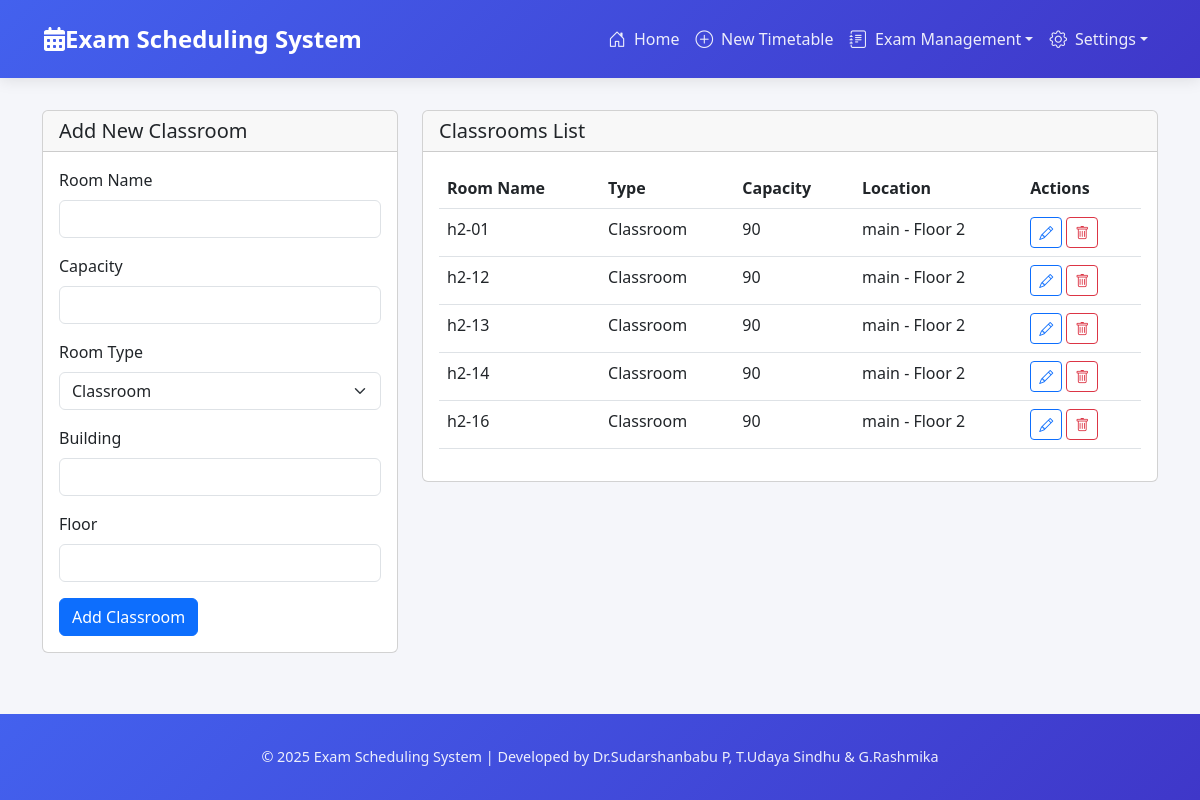
The page /welcome/classrooms/ on the database its author committed.
### exams/models.py (models this page shows, shortened)
class Classroom(models.Model):
    ROOM_TYPES = [
        ('classroom', 'Classroom'),
        ('laboratory', 'Laboratory'),
        ('conference', 'Conference Room'),
        ('auditorium', 'Auditorium'),
    ]
    name = models.CharField(max_length=100)
    capacity = models.IntegerField(validators=[MinValueValidator(1)])
    room_type = models.CharField(max_length=20, choices=ROOM_TYPES, default='classroom')
    building = models.CharField(max_length=100)
    floor = models.CharField(max_length=50)
    coordinates = models.JSONField(default=dict)  # For internal campus map
    created_at = models.DateTimeField(auto_now_add=True)
    updated_at = models.DateTimeField(auto_now=True)
    class Meta:
        ordering = ['building', 'floor', 'name']
        unique_together = ['name', 'building']

### exams/views.py (the view, shortened to what this page needs)
# urls.py: path('classrooms/', views.manage_classrooms, name='manage_classrooms'),
def manage_classrooms(request):
    rooms = Classroom.objects.all()
    return render(request, 'exams/manage_classrooms.html', {'rooms': rooms})

### templates/exams/manage_classrooms.html (shortened to what this page needs)
{% extends 'base.html' %}
{% block content %}
<div class="row">
    <div class="col-md-4">
        <div class="card">
            <div class="card-header">
                <h5 class="card-title mb-0">Add New Classroom</h5>
            </div>
            <div class="card-body">
                <form method="post">
                    <div class="mb-3">
                        <label for="name" class="form-label">Room Name</label>
                        <input type="text" class="form-control" id="name" name="name" required>
                    </div>
                    <div class="mb-3">
                        <label for="capacity" class="form-label">Capacity</label>
                        <input type="number" class="form-control" id="capacity" name="capacity" required min="1">
                    </div>
                    <div class="mb-3">
                        <label for="room_type" class="form-label">Room Type</label>
                        <select class="form-select" id="room_type" name="room_type" required>
                            <option value="classroom">Classroom</option>
                        </select>
                    </div>
                    <div class="mb-3">
                        <label for="building" class="form-label">Building</label>
                        <input type="text" class="form-control" id="building" name="building" required>
                    </div>
                    <div class="mb-3">
                        <label for="floor" class="form-label">Floor</label>
                        <input type="text" class="form-control" id="floor" name="floor" required>
                    </div>
                    <button type="submit" class="btn btn-primary">Add Classroom</button>
                </form>
            </div>
        </div>
    </div>
    <div class="col-md-8">
        <div class="card">
            <div class="card-header">
                <h5 class="card-title mb-0">Classrooms List</h5>
            </div>
            <div class="card-body">
                <div class="table-responsive">
                    <table class="table table-hover">
                        <thead>
                            <tr>
                                <th>Room Name</th>
                                <th>Type</th>
                                <th>Capacity</th>
                                <th>Location</th>
                                <th>Actions</th>
                            </tr>
                        </thead>
                        <tbody>
                            {% for room in rooms %}
                            <tr>
                                <td>{{ room.name }}</td>
                                <td>{{ room.get_room_type_display }}</td>
                                <td>{{ room.capacity }}</td>
                                <td>{{ room.building }} - Floor {{ room.floor }}</td>
                                <td>
                                    <button class="btn btn-sm btn-outline-primary edit-room"
                                            data-id="{{ room.id }}"
                                            data-name="{{ room.name }}"
                                            data-capacity="{{ room.capacity }}"
                                            data-type="{{ room.room_type }}"
                                            data-building="{{ room.building }}"
                                            data-floor="{{ room.floor }}">
                                        <i class="bi bi-pencil"></i>
                                    </button>
                                    <form method="post" class="d-inline">
                                        <button type="submit" class="btn btn-sm btn-outline-danger"
                                                onclick="return confirm('Are you sure you want to delete this classroom?')">
                                            <i class="bi bi-trash"></i>
                                        </button>
                                    </form>
                                </td>
                            </tr>
                            {% empty %}
                            <tr>
                                <td colspan="5" class="text-center">No classrooms found</td>
                            </tr>
                            {% endfor %}
                        </tbody>
                    </table>
                </div>
            </div>
        </div>
    </div>
</div>
{% endblock %}

### templates/base.html (style rules this page uses)
:root { --primary-color: #4361ee; --secondary-color: #3f37c9; --accent-color: #4895ef; --light-color: #f8f9fa; --dark-color: #212529; --success-color: #2ecc71; --danger-color: #e74c3c; --warning-color: #f39c12; --info-color: #3498db; }
body { background-color: #f5f6fa; font-family: 'Segoe UI', Tahoma, Geneva, Verdana, sans-serif; min-height: 100vh; display: flex; flex-direction: column; }

### rows shown on the page
Classroom: name "h2-01", room_type "Classroom", capacity "90", building "main", floor "2"
Classroom: name "h2-12", room_type "Classroom", capacity "90", building "main", floor "2"
Classroom: name "h2-13", room_type "Classroom", capacity "90", building "main", floor "2"
Classroom: name "h2-14", room_type "Classroom", capacity "90", building "main", floor "2"
Classroom: name "h2-16", room_type "Classroom", capacity "90", building "main", floor "2"
